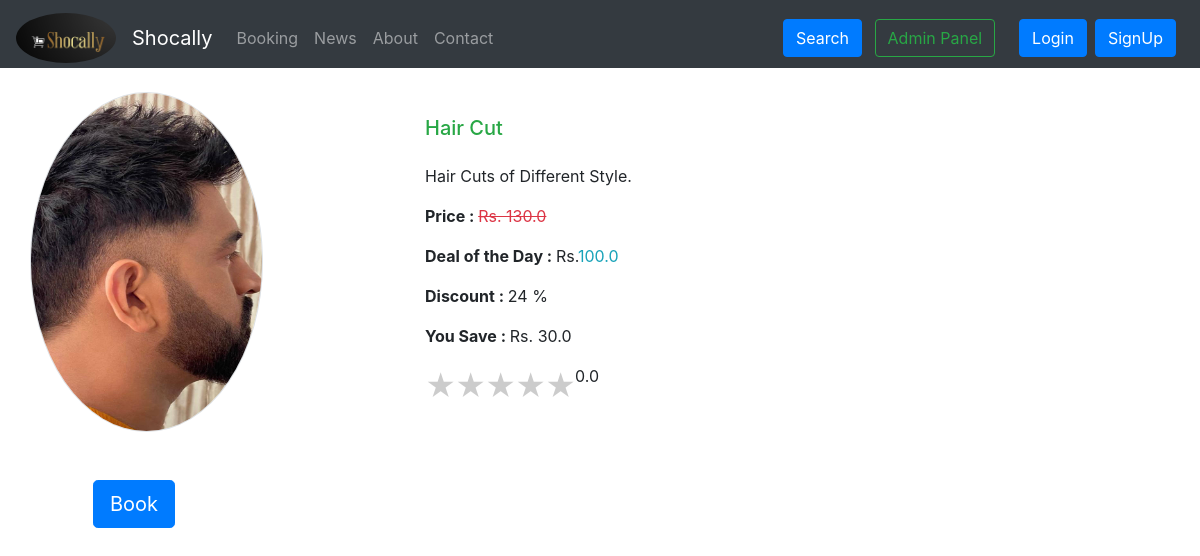
The page /booking/bookingItemView/1 on the database its author committed.
### booking/models.py (models this page shows, shortened)
class BookingItem(models.Model):
    item_id = models.AutoField
    seller = models.ForeignKey(Seller,on_delete=models.CASCADE) # one to many relationship
    service_name = models.CharField(max_length=50, default="")
    category = models.CharField(max_length=50, default="")
    subCategory = models.CharField(max_length=50, default="")
    originalPrice = models.FloatField(default=0.0)
    price = models.FloatField(default=0.0)
    desc = models.TextField()
    image = models.ImageField(upload_to='booking/images', default="")
    rating = models.FloatField(default=0.0)
    ratingNo = models.IntegerField(default=0)  #Number of rating by users
    @property
    def Save(self):
        return self.originalPrice - self.price
    @property
    def Discount(self):
        return 100-int((self.price/self.originalPrice)*100)

### booking/views.py (the view)
# urls.py: path("bookingItemView/<int:itemid>",views.bookingItemView, name="bookingItemView"),
def bookingItemView(request,itemid):
    bookingItem = BookingItem.objects.filter(id=itemid)
    recommendations = []
    return render(request, 'booking/bookingItemView.html', {'bookingItem':bookingItem[0]})

### templates/booking/bookingItemView.html (shortened to what this page needs)
{% extends 'base.html' %}
{% load static %}
{% block link %}
<link rel="stylesheet" href="{% static 'css/shop/ratingStyle.css' %}">
<link rel="stylesheet" href="{% static 'css/shop/slider.css' %}">
{% endblock %}
{% block body %}
<div class="container my-4">
    <div class="row">
    <div class="col-md-4">
    <div class="row">
        <img src="/media/{{bookingItem.image}}" class="border rounded-circle" width="233px" height="340px">
    </div>
        <div class="row m-5 d-flex">
            <a href="/booking/ItemBookPage/{{bookingItem.id}}"><button  class="btn btn-lg btn-primary">Book</button></a>
        </div>
    </div>
    <div class="col-md-8">
        <h5 class="text-success my-4" id="namepr{{bookingItem.id}}">{{bookingItem.service_name|title}}</h5>
        <p>{{bookingItem.desc}}</p>
        {% if bookingItem.Save is not 0 %}
          <p><b>Price : </b> <del class="text-danger">Rs. {{bookingItem.originalPrice}} </del></p>
          <p><b>Deal of the Day  : </b> Rs.<span class="text-info" id="pricepr{{bookingItem.id}}">{{bookingItem.price}}</span></p>
          <p><b>Discount : </b> {{bookingItem.Discount}} %</p>
          <p><b>You Save : </b> Rs. {{ bookingItem.Save}} </p>
        {% else %}
        <p><b>Deal of the Day  : </b>Rs. {{bookingItem.originalPrice}}</p>
        {% endif %}
        <a href='/shop/ratingPage'>
        <div class="rate m-0 p-0" id="rating">
          <label for="star5" title="text">5 stars</label>
          <label for="star4" title="text">4 stars</label>
          <label for="star3" title="text">3 stars</label>
          <label for="star2" title="text">2 stars</label>
          <label for="star1" title="text">1 star</label>
      </div>
      </a>
      <p>{{bookingItem.rating}}<p>
    </div>
    </div>
</div>
{% endblock %}

### static/css/shop/ratingStyle.css (style rules this page uses)
fieldset, label { margin: 0; padding: 0; }
* { margin: 0; padding: 0; }
.rate { float: left; height: 46px; padding: 0 0px; }
.rate:not(:checked) > label { float:right; width:1em; overflow:hidden; white-space:nowrap; cursor:pointer; font-size:30px; color:#ccc; }
.rate:not(:checked) > label:before { content: '★ '; }

### rows shown on the page
BookingItem: image (picture), service_name "Hair Cut", desc "Hair Cuts of Different Style.", originalPrice "130.0", price "100.0", Discount "24", Save "30.0", rating "0.0"
